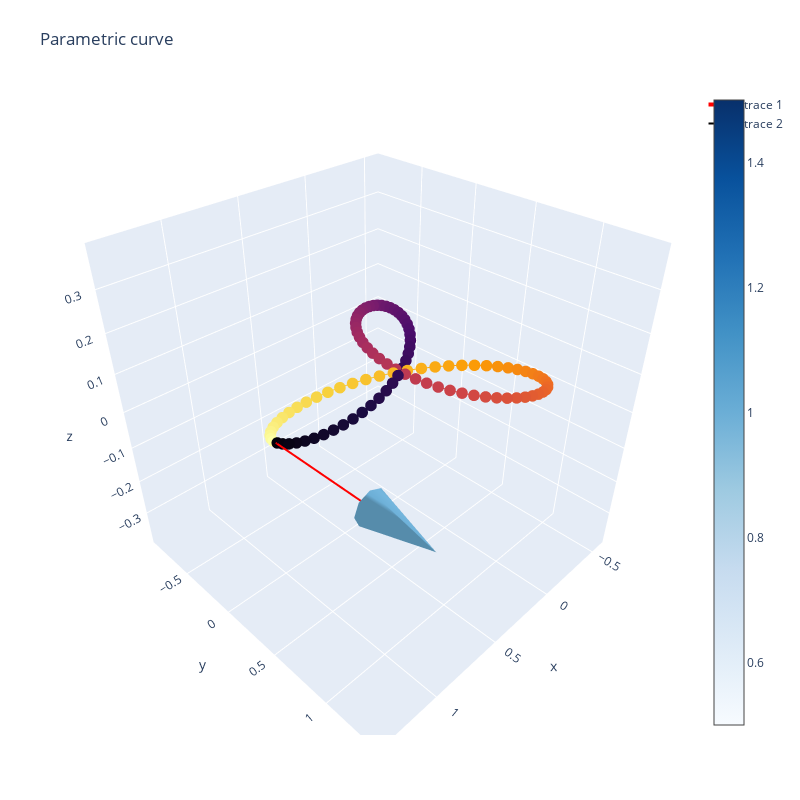

Notebook source saved alongside this figure:
### Code cell
# add the tangent vector at t=0
tangent_vector = np.array(da_alpha_fn(0))
tangent_vector_start = np.array(alpha_fn(0))
fig = plot_arrow_plotly(tangent_vector_start, tangent_vector + tangent_vector_start)

# 3D plot of the parametric curve, as a line, colored as a parameter of t 
# with the colorbar showing the values of t
fig.add_trace(go.Scatter3d(x=alpha_vals[0],
                           y=alpha_vals[1],
                           z=np.zeros_like(alpha_vals[1]),
                           marker=dict(size=4,
                                       color=t_vals,
                                       colorscale='inferno',),
                           line=dict(color=t_vals,
                                     colorscale='inferno',
                                     width=2), 
                          ))

fig.update_layout(title='Parametric curve',
                  scene=dict(xaxis_title='x',
                             yaxis_title='y',
                             zaxis_title='z'), 
                  width=800,
                  height=800, 
                  margin=dict(l=65, r=50, b=65, t=90), 
                  scene_aspectmode='cube',)
